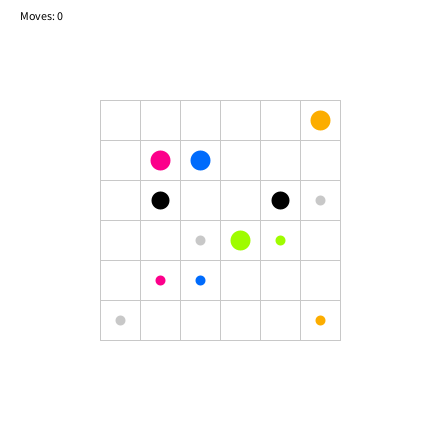
Frame 1 (no input)
Frame 60 (the mouse pressed at the canvas centre just before this capture): identical to frame 1, image omitted
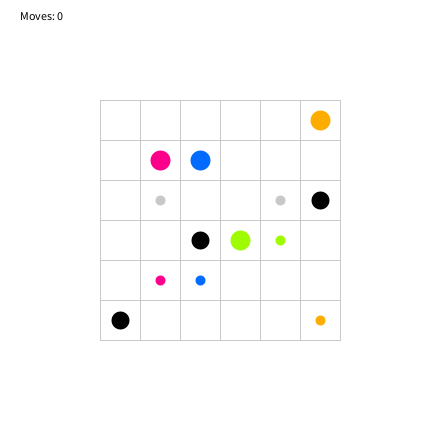
Frame 120 (the mouse held since frame 60 and released just before this capture)

The Processing sketch that drew these frames (run headless with seeded random() and noise(); from frame 60 on, the mouse is pressed at the canvas centre):

// Processing sketch: processing_116605
// ── processing_116605.pde

// flow clone
int gridX = 6;
int gridY = 6;
int[][] grid;
int[][] obst;
  
int gridSize = 40;
int gridPX = 100;
int gridPY = 100;
  
boolean flag = false;
  
ArrayList<Path> paths = new ArrayList<Path>();
  
int counter = 0;
int moves = 0;
  
  
// init
void setup() {
    
  size(440,440);
  smooth();
    
  grid = new int[gridX][gridY];
  obst = new int[gridX][gridY];
    
  for(int i = 0; i < 4; i++) {
      int stx = 1;
      int sty = 1;
      int enx = 1;
      int eny = 4;
      color c = color(#FC008B);
      if(i==1) {
        c = color(#006BFC);
        stx = 2; sty = 1;
        enx = 2; eny = 4;
      }
      if(i==2) {
        c = color(#9FFC00);
        stx = 3; sty = 3;
        enx = 4; eny = 3;
      }
      if(i==3) {
        c = color(#FCAD00);
        stx = 5; sty = 0;
        enx = 5; eny = 5;
      }
      Path p = new Path(stx,sty,enx,eny);
      p.c = c;
      paths.add(p);
  }
    
  obst[1][2] = 10;
  //obst[2][2] = 10;
  //obst[1][3] = 10;
  obst[2][3] = 11;
  obst[4][2] = 10;
  obst[5][2] = 11;
  obst[0][5] = 11;
    
}
  
  
// update
void draw() {
    
  // bg
  background(255);
    
  // grid
  strokeWeight(1.0);
  stroke(200);
  for(int x = gridPX; x <= gridPX + gridX*gridSize; x+=gridSize) {
    line(x, gridPY, x, gridPY + gridSize*gridY);
  }
  for(int y = gridPY; y <= gridPY + gridY*gridSize; y+=gridSize) {
    line(gridPX, y, gridPX + gridX*gridSize, y);
  }
    
  counter++;
    
  for(int x = 0; x < gridX; x++) {
    for(int y = 0; y < gridY; y++) {
      if(obst[x][y] == 10) {
        stroke(0);
        strokeWeight(18);
        point(gridPX + gridSize*(x+0.5), gridPY + gridSize*(y+0.5));
        if(counter>60) {obst[x][y] = 11; break;}
      }
      if(obst[x][y] == 11) {
        stroke(200);
        strokeWeight(10);
        point(gridPX + gridSize*(x+0.5), gridPY + gridSize*(y+0.5));
        if(counter>60) {obst[x][y] = 10; break;}
      }
    }
  }
  if(counter > 60) counter = 0;
    
  // colours
  for(Path p : paths) {
    p.update();
    p.draw();
  }
    
  fill(0);
  stroke(0);
  text("Moves: " + str(moves), 20,20);
    
    
}
  
  
// path
class Path {
    
  ArrayList<PVector> path = new ArrayList<PVector>();
  PVector end = new PVector();
  int ox = 0;
  int oy = 0;
  color c = color(#007CFC);
    
  boolean dragged = false;
    
  PVector chrp = new PVector();
  int chrt = 0;
    
  Path(int sx, int sy, int ex, int ey) {
    path.add(new PVector(sx,sy));
    end = new PVector(ex, ey);
    grid[ex][ey] = 2;
    chrp = new PVector(gridPX + gridSize*(sx+0.5), gridPY + gridSize*(sy+0.5));
  }
    
  void update() {
    // start dragging
    if(!flag && mousePressed) {
      int mx = floor((mouseX - gridPX)/gridSize);
      int my = floor((mouseY - gridPY)/gridSize);
      for(int i = 0; i < path.size(); i++) {
        PVector p = path.get(i);
        //if(mx != end.x || my != end.y) {
          if(int(p.x) == mx && int(p.y) == my) {
            flag = true;
            dragged = true; 
            for(int j = path.size() - 1; j > i; j--) {
              PVector q = path.get(j);
              grid[int(q.x)][int(q.y)] = 0;
              path.remove(j);
            }
            break;
          }
        //}
      }
    }
    // drag
    if(dragged) {
      int mx = floor((mouseX - gridPX)/gridSize);
      int my = floor((mouseY - gridPY)/gridSize);
      if(mx >= 0 && mx < gridX && my >= 0 && my < gridY) {
        boolean yes = false;
        if(grid[mx][my] == 1) yes = true;
        if(grid[mx][my] == 2 && !(mx==int(end.x) && my==int(end.y))) yes = true;
        for(int i = 0 ; i < path.size(); i++) {
          PVector p = path.get(i);
          if(int(p.x) == mx && int(p.y) == my) {
            yes = true;
            for(int j = path.size()-1; j > i; j--) {
              PVector q = path.get(j).get();
              grid[int(q.x)][int(q.y)] = 0;
              path.remove(j);
            }
          }
          grid[int(p.x)][int(p.y)] = 1;
          if(i==path.size()-1) {
            if(abs(p.x - mx) > 1 || abs(p.y - my) > 1 || (abs(p.x - mx)==1 && abs(p.y - my)==1)) yes = true;
          }
          if(i == path.size()-1 && p.x == end.x && p.y == end.y) yes = true;
        }
        if(!yes) {
          path.add(new PVector(mx,my));
        }
      }
    }
    // undrag
    if(!mousePressed) {
      if(flag) moves++;
      flag = false;
      dragged = false;
    }
    // blocks
    for(int i = 0 ; i < path.size(); i++) {
      PVector p = path.get(i);
      grid[int(p.x)][int(p.y)] = 1;
    }
    // character
    if(chrt > path.size()-1) {
      chrt = path.size()-1;
      chrp = path.get(chrt).get();
      chrp.mult(gridSize);
      chrp.add(new PVector(gridPX, gridPY));
      chrp.add(new PVector(gridSize/2, gridSize/2));
    }
    PVector t = path.get(chrt).get();;
    t.mult(gridSize);
    t.add(new PVector(gridPX, gridPY));
    t.add(new PVector(gridSize/2, gridSize/2));
    PVector d = t.get();
    t.sub(chrp);
    t.normalize();
    t.mult(2.0);
    if(chrp.dist(d) < 1 && !dragged) chrt++;
    else chrp.add(t);
    int cx = floor((chrp.x-gridPX)/gridSize);
    int cy = floor((chrp.y-gridPY)/gridSize);
    if(obst[cx][cy] == 10) {
      for(int i = path.size()-1; i > 0; i--) {
        PVector p = path.get(i).get();
        grid[int(p.x)][int(p.y)] = 0;
        path.remove(i);
        dragged = false; flag = false;
      }
    }
  }
    
  void draw() {
    beginShape();
    noFill();
    strokeWeight(10);
    stroke(c);
    for(PVector p : path) {
      vertex(gridPX + gridSize*(p.x+0.5), gridPY + gridSize*(p.y+0.5));
    }
    endShape();
    point(gridPX + gridSize*(end.x+0.5), gridPY + gridSize*(end.y+0.5));
    strokeWeight(20);
    point(chrp.x, chrp.y);
  }
    
}
